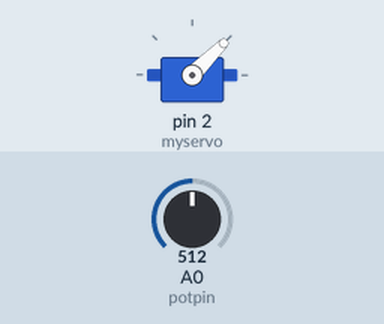
Bench run of a sketch on a simulated Arduino Uno, built with avr-gcc and run on an emulated ATmega328P. Shown: servo. Inputs (shaded band) come from the test bench; at power-on: A0 (potpin) = 512.

Above: at 1.2 s.
1.3 s: A0 (potpin) set to 716
At 2.4 s:
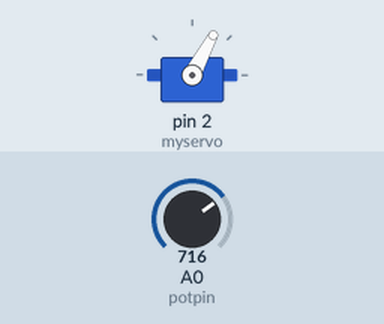
2.8 s: A0 (potpin) set to 1023
At 3.2 s:
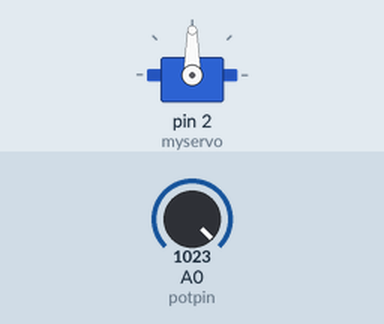
4.3 s: A0 (potpin) set to 306
At 4.7 s:
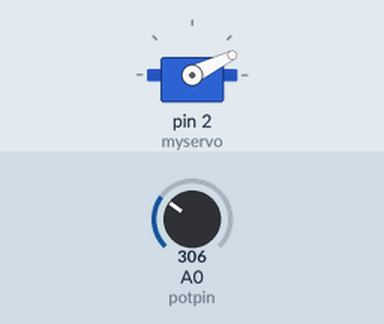
5.8 s: A0 (potpin) set to 122
At 6.7 s:
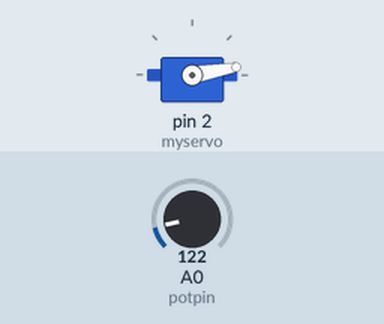
Timing chart, 0 to 8.3 s (numbered marks = the images above; inputs shaded):
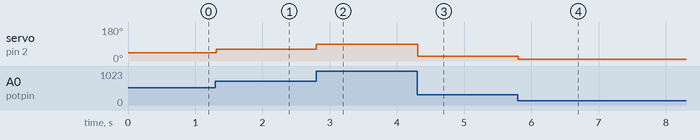

Measured:
- after the input at 1.3 s, servo on pin 2 (myservo): 45° → 62° at once
- after the input at 2.8 s, servo on pin 2 (myservo): 62° → 90° at once
- after the input at 4.3 s, servo on pin 2 (myservo): 90° → 26° at once
- after the input at 5.8 s, servo on pin 2 (myservo): 26° → 10° at once

The sketch:

Lab_4___Part_4.ino
```cpp
#include <Servo.h>

Servo myservo;  // Create servo object to control a servo

const int potpin = A0;  // Analog pin used to connect the potentiometer
int val;    // Variable to read the value from the analog pin

void setup() {
  myservo.attach(2);  // Attaches the servo on pin 9 to the servo object
}

void loop() {
  val = analogRead(potpin);
  val = map(val, 0, 1023, 0, 90);
  myservo.write(val);
  delay(15);
}
```
